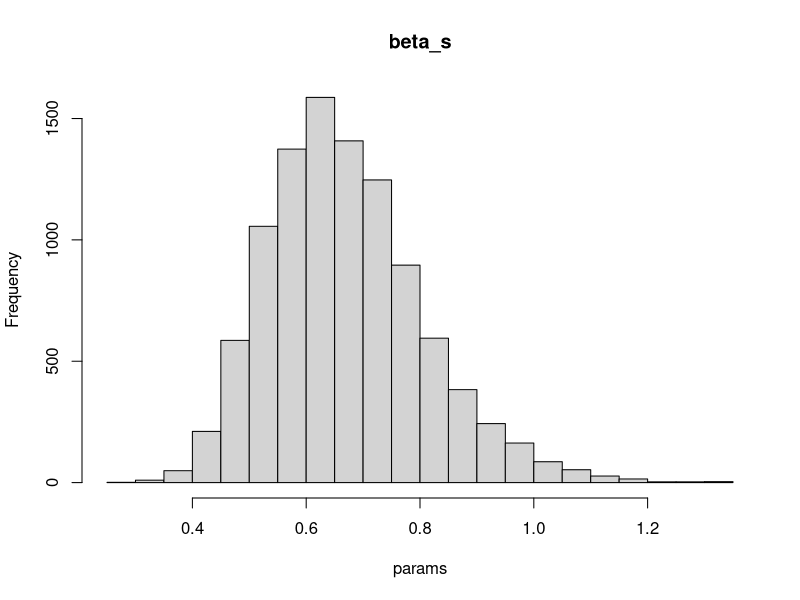
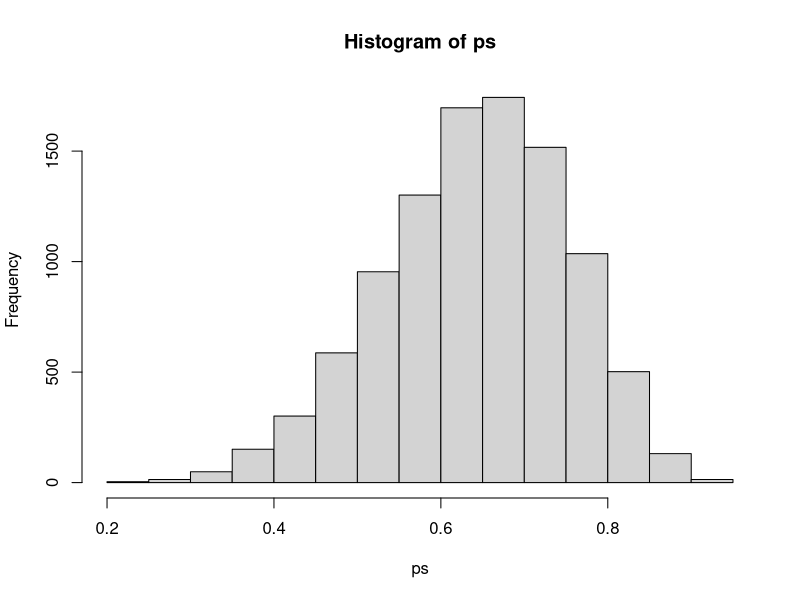

Reproduce these figures in R, in order.
# priors.R

rev_logistic <- function(x) {
  log((1/x)-1)
}

logistic <- function(x) {
  1 / (1 + exp(x))
}

# log_beta_s
ntot <- 106000000
mu <- log(0.658/ntot)
sigma <- 0.2
norms <- rnorm(10000, mu, sigma)
params <- exp(norms) * ntot
hist(params, main = "beta_s")


# beta_reduce
mu <- rev_logistic(0.65)  # from literature
sigma <- 0.5  # assumptions
norms <- rnorm(10000, mu, sigma)
ps <- logistic(norms)
hist(ps)

